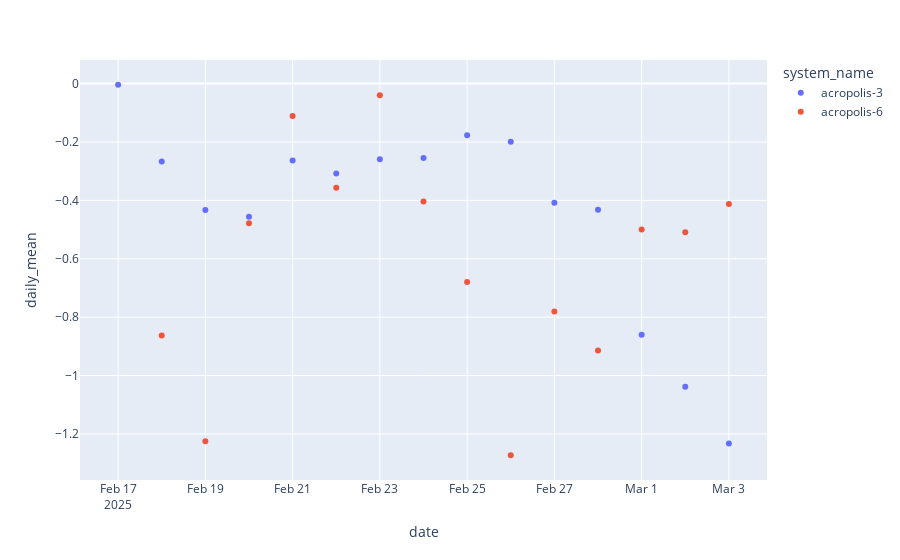
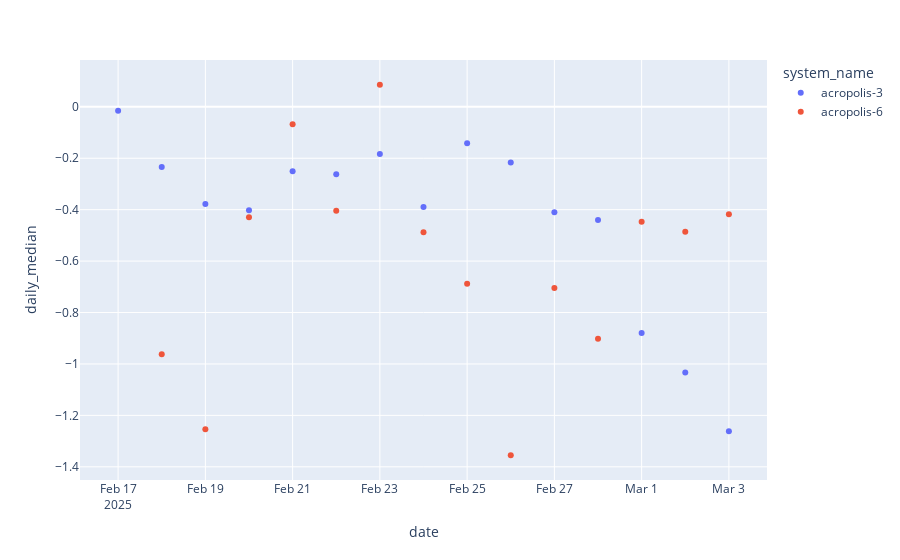

Notebook source saved alongside these figures, in order:
### Code cell
df_daily_mean = df.sort("datetime") \
    .with_columns(pl.col("datetime").dt.date().alias("date")) \
    .group_by(["date", "system_name", "system_id"]) \
    .agg([
        (pl.col("diff").mean()).alias("daily_mean"),
        (pl.col("diff").median()).alias("daily_median")
        ]) \
    .sort("system_id")
    
fig = px.scatter(df_daily_mean, x="date", y="daily_mean", color = "system_name")
fig.show()
fig = px.scatter(df_daily_mean, x="date", y="daily_median", color = "system_name")
fig.show()

### Figure 1 — Plotly figure (JSON) as saved in the notebook; plotly's stock layout.template omitted (floating-point values rounded to 4 significant figures)
{"data": [{"hovertemplate": "system_name=acropolis-3<br>date=%{x}<br>daily_mean=%{y}<extra></extra>", "legendgroup": "acropolis-3", "marker": {"color": "#636efa", "symbol": "circle"}, "mode": "markers", "name": "acropolis-3", "orientation": "v", "showlegend": true, "type": "scatter", "x": ["2025-02-17T00:00:00", "2025-03-01T00:00:00", "2025-02-28T00:00:00", "2025-02-25T00:00:00", "2025-02-24T00:00:00", "2025-02-18T00:00:00", "2025-02-23T00:00:00", "2025-02-19T00:00:00", "2025-03-02T00:00:00", "2025-02-21T00:00:00", "2025-02-22T00:00:00", "2025-02-26T00:00:00", "2025-02-27T00:00:00", "2025-03-03T00:00:00", "2025-02-20T00:00:00"], "xaxis": "x", "y": [-0.00398, -0.8602, -0.432, -0.1771, -0.2549, -0.2672, -0.2588, -0.4333, -1.039, -0.2636, -0.3083, -0.1992, -0.4085, -1.233, -0.456], "yaxis": "y"}, {"hovertemplate": "system_name=acropolis-6<br>date=%{x}<br>daily_mean=%{y}<extra></extra>", "legendgroup": "acropolis-6", "marker": {"color": "#EF553B", "symbol": "circle"}, "mode": "markers", "name": "acropolis-6", "orientation": "v", "showlegend": true, "type": "scatter", "x": ["2025-02-21T00:00:00", "2025-02-18T00:00:00", "2025-02-26T00:00:00", "2025-02-28T00:00:00", "2025-02-24T00:00:00", "2025-02-27T00:00:00", "2025-03-01T00:00:00", "2025-02-25T00:00:00", "2025-02-19T00:00:00", "2025-02-22T00:00:00", "2025-03-02T00:00:00", "2025-02-23T00:00:00", "2025-03-03T00:00:00", "2025-02-20T00:00:00"], "xaxis": "x", "y": [-0.1108, -0.8627, -1.273, -0.9147, -0.4038, -0.7809, -0.4998, -0.6801, -1.226, -0.3568, -0.5096, -0.04036, -0.4125, -0.4788], "yaxis": "y"}], "layout": {"legend": {"title": {"text": "system_name"}, "tracegroupgap": 0}, "margin": {"t": 60}, "xaxis": {"anchor": "y", "domain": [0, 1], "title": {"text": "date"}}, "yaxis": {"anchor": "x", "domain": [0, 1], "title": {"text": "daily_mean"}}}}

### Figure 2 — Plotly figure (JSON) as saved in the notebook; plotly's stock layout.template omitted (floating-point values rounded to 4 significant figures)
{"data": [{"hovertemplate": "system_name=acropolis-3<br>date=%{x}<br>daily_median=%{y}<extra></extra>", "legendgroup": "acropolis-3", "marker": {"color": "#636efa", "symbol": "circle"}, "mode": "markers", "name": "acropolis-3", "orientation": "v", "showlegend": true, "type": "scatter", "x": ["2025-02-17T00:00:00", "2025-03-01T00:00:00", "2025-02-28T00:00:00", "2025-02-25T00:00:00", "2025-02-24T00:00:00", "2025-02-18T00:00:00", "2025-02-23T00:00:00", "2025-02-19T00:00:00", "2025-03-02T00:00:00", "2025-02-21T00:00:00", "2025-02-22T00:00:00", "2025-02-26T00:00:00", "2025-02-27T00:00:00", "2025-03-03T00:00:00", "2025-02-20T00:00:00"], "xaxis": "x", "y": [-0.01493, -0.8792, -0.4406, -0.1419, -0.3895, -0.2341, -0.1831, -0.3777, -1.033, -0.2507, -0.262, -0.2162, -0.4097, -1.262, -0.4021], "yaxis": "y"}, {"hovertemplate": "system_name=acropolis-6<br>date=%{x}<br>daily_median=%{y}<extra></extra>", "legendgroup": "acropolis-6", "marker": {"color": "#EF553B", "symbol": "circle"}, "mode": "markers", "name": "acropolis-6", "orientation": "v", "showlegend": true, "type": "scatter", "x": ["2025-02-21T00:00:00", "2025-02-18T00:00:00", "2025-02-26T00:00:00", "2025-02-28T00:00:00", "2025-02-24T00:00:00", "2025-02-27T00:00:00", "2025-03-01T00:00:00", "2025-02-25T00:00:00", "2025-02-19T00:00:00", "2025-02-22T00:00:00", "2025-03-02T00:00:00", "2025-02-23T00:00:00", "2025-03-03T00:00:00", "2025-02-20T00:00:00"], "xaxis": "x", "y": [-0.06761, -0.9627, -1.355, -0.902, -0.4873, -0.7049, -0.4471, -0.6877, -1.254, -0.4039, -0.4862, 0.08588, -0.4173, -0.4293], "yaxis": "y"}], "layout": {"legend": {"title": {"text": "system_name"}, "tracegroupgap": 0}, "margin": {"t": 60}, "xaxis": {"anchor": "y", "domain": [0, 1], "title": {"text": "date"}}, "yaxis": {"anchor": "x", "domain": [0, 1], "title": {"text": "daily_median"}}}}
